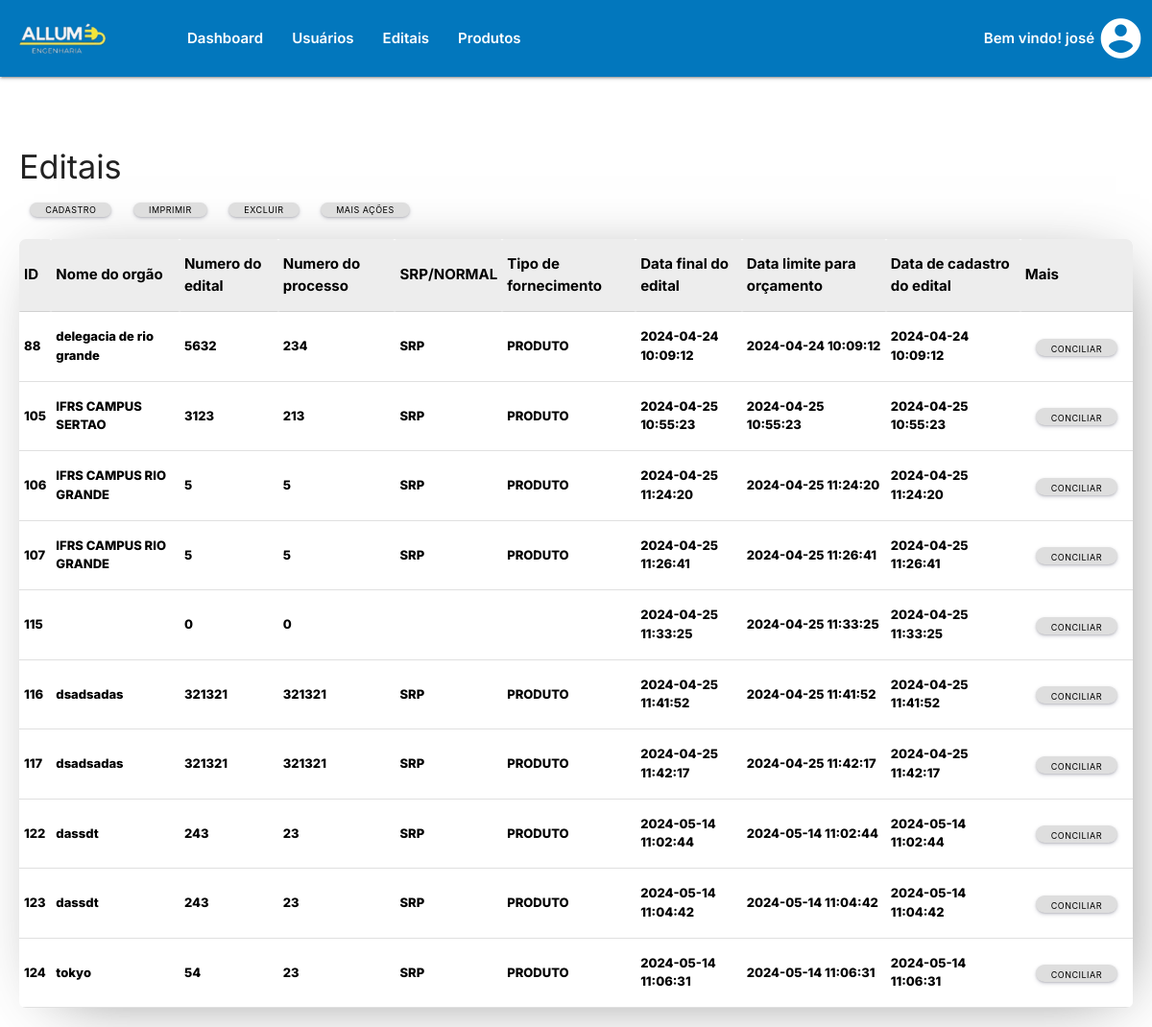
The app's page /teste/tabelaEditais.php (signed in) with its own data.
### tables this page shows
CREATE TABLE `editais` (
  `id` int(11) NOT NULL,
  `nome_edital` varchar(255) DEFAULT NULL,
  `nome_orgao_edital` varchar(255) DEFAULT NULL,
  `numero_edital` float DEFAULT NULL,
  `numero_processo` float DEFAULT NULL,
  `modalidade_edital` varchar(255) DEFAULT NULL,
  `tipo_documento` varchar(255) DEFAULT NULL,
  `tipo_fornecimento` varchar(255) DEFAULT NULL,
  `data_final_edital` datetime DEFAULT NULL,
  `data_cadastro_edital` datetime DEFAULT NULL,
  `data_limite_orcamento_edital` datetime DEFAULT NULL,
  `valor_referencia_produto` float DEFAULT NULL,
  `arquivo_edital` varchar(255) DEFAULT NULL
);

### teste/tabelaEditais.php (the view, shortened to what this page needs)
<!DOCTYPE html>
<html lang="en">
<head>
    <link rel="stylesheet" href="https://cdnjs.cloudflare.com/ajax/libs/materialize/1.0.0/css/materialize.min.css">
    <link rel="stylesheet" href="css/styles.css" />
</head>
<body>
<nav>
    <div class="nav-wrapper light-blue darken-3" id="nav" style="display: flex; align-items: center;">
    <img src="./img/logo3.png" id="brand-logo" style="margin: 0;">
        <ul class="right" style="margin-left: 50px;">
            <li><a href="paginainicialadmin.php">Dashboard</a></li>
            <li><a href="usuarios.php">Usuários</a></li>
            <li><a href="tabelaeditais.php">Editais</a></li>
            <li><a href="tabelaprodutos.php">Produtos</a></li>
        </ul>
        <a href="paginaInicialAdmin.php" style="margin-left: auto;"><p class="white-text" style="margin-right: 60px;">Bem vindo! <?php echo $_SESSION['nome'] ?> </p></a>
        <i class="dropdown-trigger large material-icons brand-logo right "data-target="dropdown-account" style="font-size: 50px;color: white;">account_circle</i>
    </div>
</nav>
<div class="main-content">
    <br>
    <h4>Editais</h4>
<div class="container-botao-tabelaEditais">
 <div class="row">
        <div class="col s1">
            <button class="btn"><a href="editais.php" class="adiferente">Cadastro</a></button>
        </div>
        <div class="col s1">
        <button class="btn">imprimir</button>
        </div>
        <div class="col s1">
        <button class="btn">excluir</button>
        </div>
        <div class="col s1">
        <button class="btn">mais ações</button>
        </div>
</div>
    <section class="usuarios">
        <?php
        $host = "localhost";
        $dbname = "allume";
        $username = "root";
        $password = "";
        $dbcon = mysqli_connect($host, $username, $password, $dbname);
        $query_editais = "SELECT * FROM editais";
        $result_editais = mysqli_query($dbcon, $query_editais);
        if ($result_editais) {
           $num_rows = mysqli_num_rows($result_editais);
            if ($num_rows > 0) {
                echo "<table class='funcionarios' id='tabela_editais'>";
                echo "<thead>";
                echo "<tr>";
                echo "<th>ID</th>";
                echo "<th>Nome do orgão</th>";
                echo "<th>Numero do edital</th>";
                echo "<th>Numero do processo</th>";
                echo "<th>SRP/NORMAL</th>";
                echo "<th>Tipo de fornecimento</th>";
                echo "<th>Data final do edital</th>";
                echo "<th>Data limite para orçamento</th>";
                echo "<th>Data de cadastro do edital</th>";
                echo "<th>Mais</th>";
                echo "</tr>";
                echo "</thead>";
                echo "<tbody>";
            while ($row = mysqli_fetch_assoc($result_editais)) {
                    echo "<tr>";
                    echo "<td onclick=\"enviarFormulario('" . $row['id'] . "')\">" . $row["id"] . "</td>";
                    echo "<td onclick=\"enviarFormulario('" . $row['id'] . "')\" >" . $row["nome_orgao_edital"] . "</td>";
                    echo "<td onclick=\"enviarFormulario('" . $row['id'] . "')\">" . $row["numero_edital"] . "</td>";
                    echo "<td onclick=\"enviarFormulario('" . $row['id'] . "')\">" . $row["numero_processo"] . "</td>";
                    echo "<td onclick=\"enviarFormulario('" . $row['id'] . "')\">" . $row["tipo_documento"] . "</td>";
                    echo "<td onclick=\"enviarFormulario('" . $row['id'] . "')\">" . $row["tipo_fornecimento"] . "</td>";
                    echo "<td onclick=\"enviarFormulario('" . $row['id'] . "')\">" . $row["data_final_edital"] . "</td>";
                    echo "<td onclick=\"enviarFormulario('" . $row['id'] . "')\">" . $row["data_limite_orcamento_edital"] . "</td>";
                    echo "<td onclick=\"enviarFormulario('" . $row['id'] . "')\">" . $row["data_cadastro_edital"] . "</td>";
                    echo "<td>";
                    echo "
                    <div class='card-body'>
                        <form method='post' action='conciliacao.php'>
                            <input type='hidden' name='id' value='" . $row['id'] . "'>
                            <button type='submit' class='btn btn-primary'>
                                <i class='fa fa-cart-plus mr-2'></i>Conciliar
                            </button>
                        </form>
                    </div>
                   ";
                    echo "</td>";
                    echo "</tr>";
                }
                echo "</tbody>";
                echo "</table>";
            }
        } else {
            echo "Erro na consulta: " . mysqli_error($dbcon);
        }
        ?>
    </section>
</div>
</body>
</html>

### teste/css/styles.css (style rules this page uses)
body { font-family: "Inter", sans-serif !important; font-optical-sizing: auto !important; font-weight: 600 !important; font-style: normal !important; background-color: #ffffff !important; margin: 0; padding: 0; }
nav { color: #ffffff; height: 80px !important; }
.brand-logo { color: black; display: flex; }
nav .brand-logo { color:black; }
form { padding:10px; border-radius: 10px; }
#brand-logo { margin-left: 50px; margin-bottom: 3vh; }
.main-content { padding: 20px; transition: margin-left 0.3s ease; margin-top: 10px; background-color: #ffffff !important; }
li a { text-decoration: none; color: inherit !important; }
.brand-logo { display: flex; justify-content: flex-star; }
table { background-color: #fff; width: 100%; }
.funcionarios { width: 100%; border-collapse: collapse; border-spacing: 0; overflow: hidden; border-radius: 7px; -webkit-box-shadow: 11px 8px 69px -29px rgba(0,0,0,0.61); -moz-box-shadow: 11px 8px 69px -29px rgba(0,0,0,0.61); box-shadow: 11px 8px 69px -29px rgba(0,0,0,0.61); }
.funcionarios th { background-color: rgb(237, 237, 237); color: rgb(0, 0, 0); font-weight: bold; text-align: left; font-size: 15px; }
.funcionarios tr { background-color: rgb(255, 255, 255); color: rgb(0, 0, 0); font-size: 13px; }
.card-body { padding: 1px 1px; margin: 0; }
.btn { text-align: center; line-height: 15px; background-color: #dedede; height: 100%; font-size: 9px; color: #000000; cursor: pointer; border-radius: 15px; box-shadow: rgba(50, 50, 93, 0.25) 0px 2px 5px -1px, rgba(0, 0, 0, 0.3) 0px 1px 3px -1px; transition: .4s; }
.row .col.s1 { width: auto; }

### teste/tabelaEditais.php (style rules this page uses)
table { font-weight: 800 !important; }
table { width: 100%; }
.brand-logo { color: black; display: flex; }
nav .brand-logo { color:black; }
.adiferente { color: black; text-decoration: none; }

### records on screen
editais: id "88", nome_orgao_edital "delegacia de rio grande", numero_edital "5632", numero_processo "234", tipo_documento "SRP", tipo_fornecimento "PRODUTO", data_final_edital "2024-04-24 10:09:12", data_limite_orcamento_edital "2024-04-24 10:09:12", data_cadastro_edital "2024-04-24 10:09:12"
editais: id "105", nome_orgao_edital "IFRS CAMPUS SERTAO", numero_edital "3123", numero_processo "213", tipo_documento "SRP", tipo_fornecimento "PRODUTO", data_final_edital "2024-04-25 10:55:23", data_limite_orcamento_edital "2024-04-25 10:55:23", data_cadastro_edital "2024-04-25 10:55:23"
editais: id "106", nome_orgao_edital "IFRS CAMPUS RIO GRANDE", numero_edital "5", numero_processo "5", tipo_documento "SRP", tipo_fornecimento "PRODUTO", data_final_edital "2024-04-25 11:24:20", data_limite_orcamento_edital "2024-04-25 11:24:20", data_cadastro_edital "2024-04-25 11:24:20"
editais: id "107", nome_orgao_edital "IFRS CAMPUS RIO GRANDE", numero_edital "5", numero_processo "5", tipo_documento "SRP", tipo_fornecimento "PRODUTO", data_final_edital "2024-04-25 11:26:41", data_limite_orcamento_edital "2024-04-25 11:26:41", data_cadastro_edital "2024-04-25 11:26:41"
editais: id "115", numero_edital "0", numero_processo "0", data_final_edital "2024-04-25 11:33:25", data_limite_orcamento_edital "2024-04-25 11:33:25", data_cadastro_edital "2024-04-25 11:33:25"
editais: id "116", nome_orgao_edital "dsadsadas", numero_edital "321321", numero_processo "321321", tipo_documento "SRP", tipo_fornecimento "PRODUTO", data_final_edital "2024-04-25 11:41:52", data_limite_orcamento_edital "2024-04-25 11:41:52", data_cadastro_edital "2024-04-25 11:41:52"
editais: id "117", nome_orgao_edital "dsadsadas", numero_edital "321321", numero_processo "321321", tipo_documento "SRP", tipo_fornecimento "PRODUTO", data_final_edital "2024-04-25 11:42:17", data_limite_orcamento_edital "2024-04-25 11:42:17", data_cadastro_edital "2024-04-25 11:42:17"
editais: id "122", nome_orgao_edital "dassdt", numero_edital "243", numero_processo "23", tipo_documento "SRP", tipo_fornecimento "PRODUTO", data_final_edital "2024-05-14 11:02:44", data_limite_orcamento_edital "2024-05-14 11:02:44", data_cadastro_edital "2024-05-14 11:02:44"
editais: id "123", nome_orgao_edital "dassdt", numero_edital "243", numero_processo "23", tipo_documento "SRP", tipo_fornecimento "PRODUTO", data_final_edital "2024-05-14 11:04:42", data_limite_orcamento_edital "2024-05-14 11:04:42", data_cadastro_edital "2024-05-14 11:04:42"
editais: id "124", nome_orgao_edital "tokyo", numero_edital "54", numero_processo "23", tipo_documento "SRP", tipo_fornecimento "PRODUTO", data_final_edital "2024-05-14 11:06:31", data_limite_orcamento_edital "2024-05-14 11:06:31", data_cadastro_edital "2024-05-14 11:06:31"

### other values on screen
$_SESSION['nome'] "josé"
